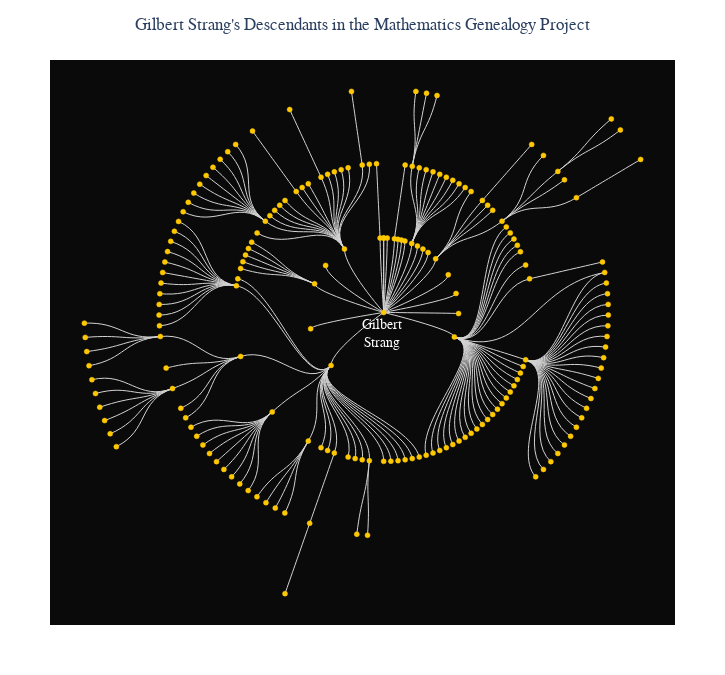

This figure's notebook cell:
### Code cell
layout = Layout(
         title_text="Gilbert Strang's Descendants in the Mathematics Genealogy Project",
         title_x=0.5,
         width=725, 
         height=675,
         font_family="Balto",
         showlegend=false,
         xaxis_visible=false,
         yaxis_visible=false, 
         plot_bgcolor="rgb(10,10,10)")

layout["shapes"] = Bezier_edges(xc, yc, E)
layout["annotations"] = [attr(showarrow=false,
                                 text="Gilbert<br>Strang",
                                 xref="x",
                                 yref="y",
                                 x=xc[1]-0.05,
                                 y=yc[1]-0.1,           
                                 font=attr(family="Balto", size=14, color="white"),
                                 xanchor="center",   
                                 yanchor="top"
                                )];


pl = Plot(circ_nodes, layout)
